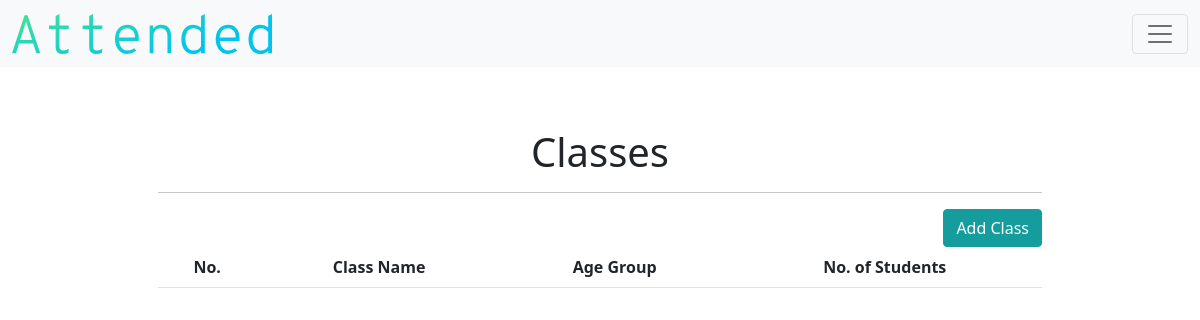
The page /class (signed in) on the database as committed earlier.
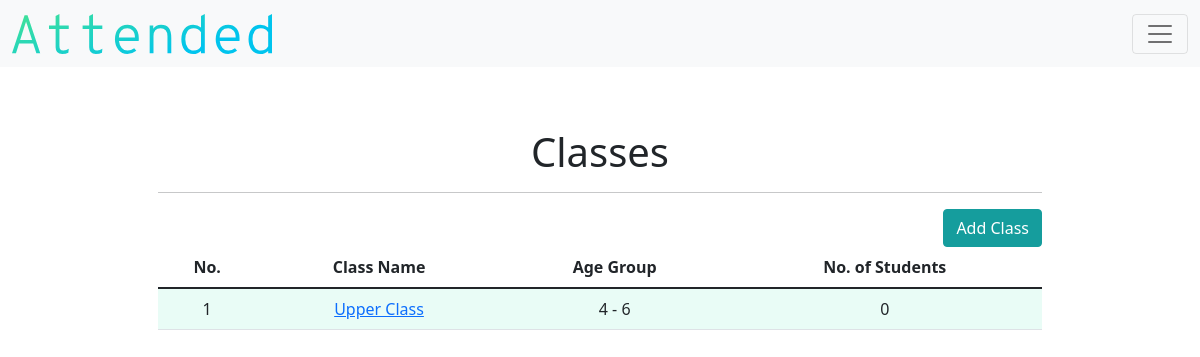
The same page on the database as committed later.
### models.py (models this page shows)
class Class(db.Model):
    __tablename__ = "class"
    id = db.Column(db.Integer, primary_key=True)
    teacher_id = db.Column(db.Integer, db.ForeignKey("teacher.id"))
    name = db.Column(db.String(), nullable=False)
    lowest_age = db.Column(db.Integer, nullable=False)
    highest_age = db.Column(db.Integer, nullable=False)
    student_count = db.Column(db.Integer, default=0)
    attendance_count = db.Column(db.Integer, default=0)
    class_attends = db.relationship("Attendance", backref="class_attend")

### application.py (the view)
@app.route("/class")
def classes():
    teacher = current_user.get_id()
    teacher_object = db.session.query(Teacher).filter_by(id=teacher).first()
    if not current_user.is_authenticated:
        return redirect("/login")
    else:
        TABLE_HEADERS=["No.", "Class Name", "Age Group", "No. of Students"]
        teacher = current_user.get_id()
        class_object = Class.query.filter_by(teacher_id = teacher).order_by(Class.id.desc()).all()
        return render_template("class.html", headers=TABLE_HEADERS, classes=class_object, teacher=teacher_object)

### application.py (called while the page is built)
@login.user_loader
def load_user(id):
    return Teacher.query.get(id)

### templates/class.html (shortened to what this page needs)
{% extends "layout.html" %}
{% block main %}
        <h1>Classes</h1>
        <hr>
        <div class="d-grid gap-2 d-md-flex justify-content-md-end">
                <a class="btn btn-secondary" href="/add_class" role="button">Add Class</a>
        </div>
        <div class="table-responsive">
          <table class="table table-hover">
                  <thead>
                      <tr>
                          {% for header in headers %}
                          <th id="header"> {{ header }} </th>
                          {% endfor %}
                      </tr>
                  </thead>
                  <tbody>
                          {% for class in classes %}
                          <tr>
                              <td class="counterCell"></td>
                              <td><a href="/detail_class/{{class.id}}"> {{class.name}} </a></td>
                              <td> {{ class.lowest_age }} - {{ class.highest_age }} </td>
                              <td> {{ class.student_count }} </td>
                          </tr>
                          {% endfor %}
                  </body>
{% endblock %}

### templates/layout.html (shortened to what this page needs)
<!DOCTYPE html>
<html lang="en">
    <head>
        <link href="https://cdn.jsdelivr.net/npm/bootstrap@5.1.1/dist/css/bootstrap.min.css" rel="stylesheet">
        <link href="../static/css/style.css" rel="stylesheet">
    </head>
    <body>
        <nav class="navbar navbar-light bg-light fixed-top">
            <div class="container-fluid">
                <a class="navbar-brand" href="/"><img id="brandlabel" src="../static/images/brand.svg"class="d-inline-block align-text-top"></a>
                {% if current_user.is_authenticated %}
                <button class="navbar-toggler" type="button" data-bs-toggle="offcanvas" data-bs-target="#offcanvasNavbar" aria-controls="offcanvasNavbar">
                    <span class="navbar-toggler-icon"></span>
                </button>
                {% endif %}
            </div>
        </nav>
        <main class="container p-5">
            {% block main %}{% endblock %}
    </body>
</html>

### static/css/style.css (style rules this page uses)
#brandlabel { height:40px; }
.btn-secondary { color:#FFFFFF; background-color:#159d9d; border-color:#159d9d; }
table { counter-reset: tableCount; }
.counterCell:before { content: counter(tableCount); counter-increment: tableCount; }
tr:nth-child(odd) { background-color:#e9fcf6; }
#header { background-color:white; }
main { overflow-x: auto; text-align: center; }
.p-5 { padding: 8rem!important; }

Rows that differ between the two databases and show on the page:
added Class: name "Upper Class", lowest_age "4", highest_age "6", student_count "0"
